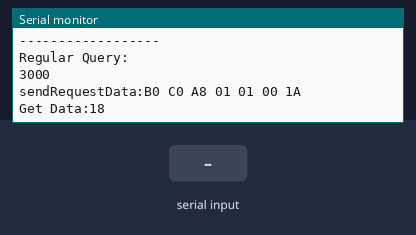
A sketch run on a simulated Arduino Uno, built with avr-gcc and run on an emulated ATmega328P. Shown: the last lines printed to the serial monitor. The test bench sets the inputs (shaded band). The modem accepts every AT command (registered, SIM ready, sends succeed) and sends nothing else.

Above: at 3.2 s.
3.3 s: "0" received over Serial
At 4.7 s:
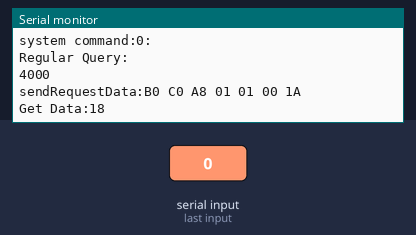
5.4 s: "1" received over Serial
At 5.9 s:
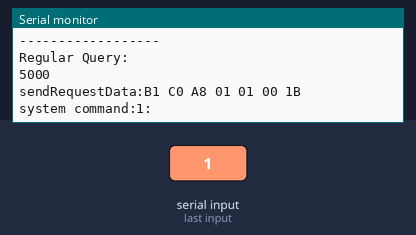
Timing chart, 0 to 8.4 s (numbered marks = the images above; inputs shaded):
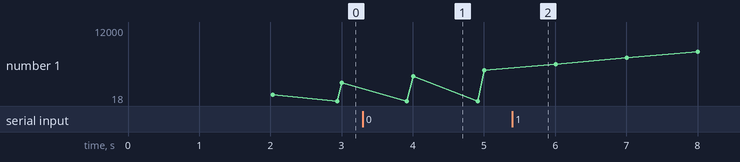

Measured:
- after the input at 3.3 s, the serial monitor: prints a new line after 0.66 s (image 1)
- after the input at 5.4 s, the serial monitor: prints a new line at once (image 2)

The sketch:

SIO_TestBinMode9600_ONEBOARD_SOFT.ino
```cpp
#include <SoftwareSerial.h>


SoftwareSerial mySerial(10, 11); // RX, TX

#define CONST_SIO_BAUD_TEST 38400

#define CONST_APPLICATION_SIO_BAUD_DATA 9600
#define CONST_APPLICATION_SENDREV_BUFFLEN 40
#define CONST_APPLICATION_SIO_DATA_LEN 7

uint8_t gu8sendBuff[CONST_APPLICATION_SENDREV_BUFFLEN + 1];

#define CONST_APPLICATION_DIANYA_SEND 0xB0
#define CONST_APPLICATION_DIANYA_RECE 0xA0
#define CONST_APPLICATION_DIANLIU_SEND 0xB1
#define CONST_APPLICATION_DIANLIU_RECE 0xA1
#define CONST_APPLICATION_GONGLV_SEND 0xB2
#define CONST_APPLICATION_GONGLV_RECE 0xA2
#define CONST_APPLICATION_DIANLIANG_SEND 0xB3
#define CONST_APPLICATION_DIANLIANG_RECE 0xA3

#define CONST_APPLICATION_COLLECTION_INTERVAL 5000
#define CONST_APPLICATION_SIO_COMMAND_COUNT 4
#define CONST_APPLICATION_SIO_QUERY_INTERVAL  1000

uint8_t gu8SIOCommandHeader[4] = {
  CONST_APPLICATION_DIANYA_SEND, CONST_APPLICATION_DIANLIU_SEND,
  CONST_APPLICATION_GONGLV_SEND, CONST_APPLICATION_DIANLIANG_SEND
};

int gnSIOCommandNum = 0;
unsigned long glSIOQueryTick;


typedef struct  {
  unsigned int nDianliangInt;
  unsigned int nDianliangDec;
  unsigned int nDianyaInt;
  unsigned int nDianyaDec;
  unsigned int nDianliuInt;
  unsigned int nDianliuDec;
  unsigned int nGonglv;
  unsigned long lMeterDianliang;
} stApplicationData;


stApplicationData sCurrent, sPreviouse, sYesterday;


void vReset_interval(unsigned long &resetTick)
{
  resetTick = millis();
}

uint8_t ascii(int hex)
{
  uint8_t cc;
  cc = 0x30;
  switch (hex)
  {
    case 0:
    case 1:
    case 2:
    case 3:
    case 4:
    case 5:
    case 6:
    case 7:
    case 8:
    case 9:
      cc = 0x30 + hex;
      break;
    case 0x0A:
    case 0x0B:
    case 0x0C:
    case 0x0D:
    case 0x0E:
    case 0x0F:
      cc = 'A' + hex - 0x0A;
  }
  //Serial.printf("hex=[%x]\n",hex);
  //Serial.printf("cc=[%x]\n",cc);
  return cc;
}

uint8_t ascii2hex(uint8_t cc)
{
  uint8_t hex;
  hex = 0x00;
  switch (cc)
  {
    case '0':
    case '1':
    case '2':
    case '3':
    case '4':
    case '5':
    case '6':
    case '7':
    case '8':
    case '9':
      hex = cc - 0x30;
      break;
    case 'a':
    case 'b':
    case 'c':
    case 'd':
    case 'e':
    case 'f':
      hex = cc - 'a' + 0x0A;
      break;
    case 'A':
    case 'B':
    case 'C':
    case 'D':
    case 'E':
    case 'F':
      hex = cc - 'A' + 0x0A;
  }
  return hex;
}


uint8_t u8CheckSum(uint8_t *pBuff, int nLen) {
  uint8_t i, val = 0;
  for (i = 0; i < nLen; i++) {
    val += pBuff[i];
  }
  return (val & 0xFF);
}

void vGet_request_data(int nType, uint8_t *pBuff) {
  char chSum = 0;
  //int i;char bigBuff[100];
  if (nType < 0 || nType >= CONST_APPLICATION_SIO_COMMAND_COUNT)
    nType = 0;

  pBuff[0] = gu8SIOCommandHeader[nType];
  pBuff[1] = 0xC0;
  pBuff[2] = 0xA8;
  pBuff[3] = 0x01;
  pBuff[4] = 0x01;
  pBuff[5] = 0x00;
  pBuff[6] = u8CheckSum(pBuff, CONST_APPLICATION_SIO_DATA_LEN - 1);
  /*
    Serial.println("getData");
    for (i=0;i<CONST_APPLICATION_SIO_DATA_LEN;i++){
    sprintf(bigBuff,"%d:%02X ",i,pBuff[i]);
    Serial.print(bigBuff);
    }
    Serial.println();
  */
};

void vHexString_2ascii(uint8_t *pBuff, char *dispP, int nLen) {
  int i, k = 0;
  char chT;
  for (i = 0; i < nLen; i++) {
    chT = pBuff[i] >> 4;
    dispP[k] = ascii(chT);
    k++;
    chT = pBuff[i] & 0xF;
    dispP[k] = ascii(chT);
    k++;
  }
  dispP[k] = 0;
}

void vAna_Data(uint8_t data[], stApplicationData *sp)
{
  unsigned int i, nD0, nD1, nD2, nD3;
  long lData;
  uint8_t checkSum = u8CheckSum(data, CONST_APPLICATION_SIO_DATA_LEN);
  //if (checkSum == data[CONST_APPLICATION_SIO_DATA_LEN - 1])
  {
    nD0 = (int) data[0];
    nD1 = (int) data[1];
    nD2 = (int) data[2];
    nD3 = (int) data[3];

    Serial.println("anaData");
    Serial.print(nD0);
    Serial.print(" ");
    Serial.print(nD1);
    Serial.print(" ");
    Serial.print(nD2);
    Serial.print(" ");
    Serial.print(nD3);
    Serial.println();

    switch (nD0)
    {
      case CONST_APPLICATION_DIANYA_RECE:
        Serial.println("anaData-Dianya");
        sp->nDianyaInt = (nD1 << 8 ) + nD2;
        sp->nDianyaDec = nD3;
        break;
      case CONST_APPLICATION_DIANLIU_RECE:
        Serial.println("anaData-Dianli");
        sp->nDianliuInt = nD2;
        sp->nDianliuDec = nD3;
        break;
      case CONST_APPLICATION_GONGLV_RECE:
        Serial.println("anaData-Gonglv");
        sp->nGonglv = (nD1 << 8) + nD2;
        break;
      case CONST_APPLICATION_DIANLIANG_RECE:
        Serial.println("anaData-Dianliang");
        sp->lMeterDianliang = long (nD1 << 16) + long(nD2 << 8) + (long) nD3;
        break;
    }
  }
}

void sendRequestData(int nType)
{
  int i;
  char dispBuff[50];
  vGet_request_data(nType, gu8sendBuff);
  for (i = 0; i < CONST_APPLICATION_SIO_DATA_LEN; i++) {
    //mySerial.write(gu8sendBuff[i]);
    //Serial.write(gu8sendBuff[i]);
    mySerial.write(gu8sendBuff[i]);
    sprintf(&dispBuff[i * 3], "%02X ", gu8sendBuff[i]);
  }
  dispBuff[3 * CONST_APPLICATION_SIO_DATA_LEN] = 0;
  //mySerial.println(dispBuff);
  Serial.print("sendRequestData:");
  Serial.println(dispBuff);
}


void setup()
{
  int i, k;
  char dispBuff[50];
  //char bigBuff[100];
  //init data
  //asDataMark[DATAMARK_VOLTAGE][]={0xB0,0xC0,0xA8,0x01,0x01,0x00};
  // Open serial communications and wait for port to open:
  Serial.begin(CONST_SIO_BAUD_TEST);
  while (!Serial) {
    ; // wait for serial port to connect. Needed for Leonardo only
  }
  //Serial.println("SIO TEST BEGIN:");
  // set the data rate for the SoftwareSerial port
  mySerial.begin(CONST_APPLICATION_SIO_BAUD_DATA);
  //mySerial.println("SIO TEST BEGIN:\n");
  Serial.println("SIO TEST BEGIN:\n");
  //mySerial.println("Hello, world?");

  /*
    for (i=0;i<DATAMARK_LEN;i++){
    //sprintf(bigBuff,"%d",i);
    //Serial.println(bigBuff);

    vGet_request_data(i,gu8sendBuff);
    vHexString_2ascii(gu8sendBuff,dispBuff,CONST_APPLICATION_SIO_DATA_LEN);
    //sprintf(bigBuff,"%s",dispBuff);
    Serial.println(dispBuff);
    mySerial.println(dispBuff);
    delay(500);

    }
  */
  for (k = 0; k < 4; k++) {
    //sprintf(dispBuff, "%2d:", k);
    //Serial.println(dispBuff);
    //mySerial.println(dispBuff);
    sendRequestData(k);

    delay(500);

  }

  Serial.println(CONST_APPLICATION_SIO_QUERY_INTERVAL);
  Serial.println("SIO SETUP END:\n");
}


void loop() // run over and over
{

  /*   if( nCount<6){
      vGet_request_data(nCount,gu8sendBuff);
      vHexString_2ascii(gu8sendBuff,dispBuff,CONST_APPLICATION_SIO_DATA_LEN);
      Serial.println("in LOOP:");
      mySerial.println(dispBuff);
      nCount++;
      delay(10);
    }
    sendRequestData(nCount);
    nCount++;
    if (nCount>3)
      nCount=0;
  */
  int nSIOava;
  nSIOava=mySerial.available();

  if (nSIOava>(CONST_APPLICATION_SIO_DATA_LEN-3))
  {
    uint8_t chT;
    char dispBuff[100];
    uint8_t dataBuff[100];
    int i = 0;
    Serial.println();
    Serial.print("Get Data:");
    Serial.print(nSIOava);
    while (mySerial.available()) {
      chT = mySerial.read();
      dataBuff[i] = chT;
      i++;
      delay(50);
    }
    Serial.println("data len");
    Serial.println(i);
    Serial.println("before call vAna_Data");
    vAna_Data(dataBuff, &sCurrent);

    vHexString_2ascii(dataBuff, dispBuff, i);
    Serial.println(dispBuff);
    Serial.println("------------------");
    Serial.print("Dianya:");
    Serial.print(sCurrent.nDianyaInt);
    Serial.print(".");
    Serial.print(sCurrent.nDianyaDec);
    Serial.print(" Dianliu:");
    Serial.print(sCurrent.nDianliuInt);
    Serial.print(".");
    Serial.print(sCurrent.nDianliuDec);
    Serial.print(" Gonglv:");
    Serial.print(sCurrent.nGonglv);
    Serial.print(" Diangliang:");
    Serial.print(sCurrent.lMeterDianliang);
    Serial.println("\n------------------");

  }
  if (Serial.available())
  {

    char chT;

    chT = Serial.read();
    switch (chT) {
      case '0':
        gnSIOCommandNum = 0;
        break;
      case '1':
        gnSIOCommandNum = 1;
        break;
      case '2':
        gnSIOCommandNum = 2;
        break;
      case '3':
        gnSIOCommandNum = 3;
        break;

    }
    Serial.println();
    Serial.print("system command:");
    Serial.print(chT);
    Serial.print(":");
    //sendRequestData(nType);
  }
  /*
    if (Serial.available())
     mySerial.write(Serial.read());
  */


  //nType=2;
  vReset_interval(glSIOQueryTick);
  if ((glSIOQueryTick % (CONST_APPLICATION_SIO_QUERY_INTERVAL)) == 0)
  {
    Serial.println();
    Serial.println("Regular Query:");
    Serial.println(glSIOQueryTick);
    sendRequestData(gnSIOCommandNum);
    gnSIOCommandNum++;
    if (gnSIOCommandNum >= CONST_APPLICATION_SIO_COMMAND_COUNT)
    {
      gnSIOCommandNum = 0;
    }
  }
}
```
